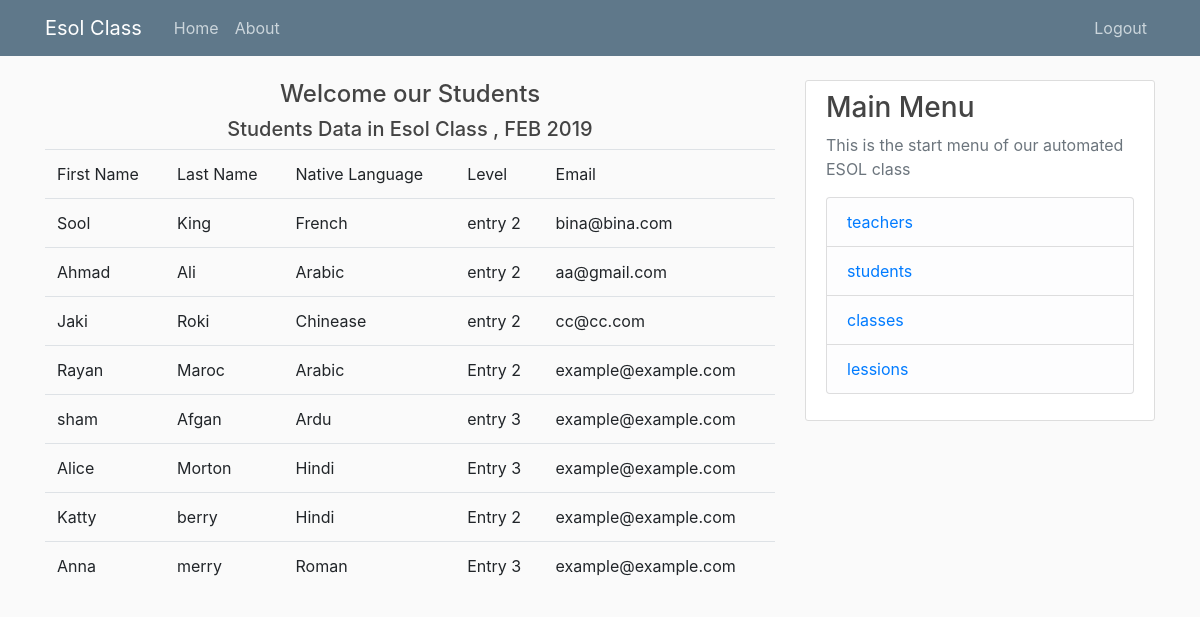
Screenshot of /learners/ (signed in) with the database file from the repository.
### students/models.py (models this page shows, shortened)
class students(models.Model):
    first_name = models.CharField(max_length=250)
    last_name = models.CharField(max_length=250)
    first_language=models.CharField(max_length=250)
    email= models.EmailField(max_length=70)
    class_type = models.CharField(max_length=250)

### students/views.py (the view)
# urls.py: path('learners/', views.Learners, name='learners-page'),
@login_required
def Learners(request):
   context ={
      'learners': students.objects.all()
    }
   return render (request,'students/learners.html',context)

### students/templates/students/learners.html
{% extends 'teacher/base.html' %}
{% block content %}
<div>
    <h4 align="center" > Welcome our Students </h4>
    <h5 align="center"> Students Data in Esol Class , FEB 2019</h5>
</div>
<div>
    <table class="table" width="700x" >
        <tr>
            <td> First Name </td>
            <td> Last Name </td>
            <td> Native Language </td>
            <td>  Level </td>
            <td> Email </td>
        </tr>
        {% for learner in learners %}
            <tr>
                <td> {{ learner.first_name }} </td>
                <td> {{ learner.last_name }} </td>
                <td> {{ learner.first_language }} </td>
                <td> {{ learner.class_type }} </td>
                <td> {{ learner.email }} </td>
            </tr>
        {% endfor %}
    </table>
</div>
{% endblock %}

### teacher/templates/teacher/base.html (shortened to what this page needs)
{% load static %}
<!doctype html>
<html>
  <head>
    <link rel="stylesheet" href="https://stackpath.bootstrapcdn.com/bootstrap/4.2.1/css/bootstrap.min.css">
     <link rel="stylesheet" type="text/css" href="{% static 'teacher/main.css' %} ">
  </head>
  <body>
    <header class="site-header">
    <nav class="navbar navbar-expand-md navbar-dark bg-steel fixed-top">
        <div class="container">
        <a class="navbar-brand mr-4" href="#">Esol Class</a>
        <div class="collapse navbar-collapse" id="navbarToggle">
            <div class="navbar-nav mr-auto">
            <a class="nav-item nav-link" href="{% url 'home-page' %}">Home</a>
            <a class="nav-item nav-link" href="{% url 'about-page' %}">About</a>
            </div>
            <div class="navbar-nav">
            {% if user.is_authenticated %}
                <a class="nav-item nav-link" href="{% url 'logout' %}">Logout</a>
            {% else %}
                <a class="nav-item nav-link" href="{% url 'login' %}">Login</a>
            {% endif %}
            </div>
        </div>
        </div>
    </nav>
    </header>
    <main role="main" class="container">
        <div class="row">
            <div class="col-md-8">
                {% block content %}{% endblock %}
            </div>
            <div class="col-md-4">
                <div class="content-section">
                    <h3>Main Menu</h3>
                    <p class='text-muted'> This is the start menu of our automated ESOL class
                    <ul class="list-group">
                        <li class="list-group-item list-group-item-light"><a href="{% url 'teachers-page' %}"> teachers </a></li>
                        <li class="list-group-item list-group-item-light"><a href="{% url 'learners-page' %}"> students </a></li>
                        <li class="list-group-item list-group-item-light"><a href="{% url 'classes-scedule' %}"> classes </a></li>
                        <li class="list-group-item list-group-item-light"><a href="{% url 'lessions-page' %}"> lessions </a></li>
                    </ul>
                    </p>
                </div>
            </div>
        </div>
    </main>
  </body>
</html>

### teacher/static/teacher/main.css (style rules this page uses)
body { background: #fafafa; color: #333333; margin-top: 5rem; }
h1, h2, h3, h4, h5, h6 { color: #444444; }
ul { margin: 0; }
.bg-steel { background-color: #5f788a; }
.site-header .navbar-nav .nav-link { color: #cbd5db; }
.content-section { background: #ffffff; padding: 10px 20px; border: 1px solid #dddddd; border-radius: 3px; margin-bottom: 20px; float: left; }

### rows the page displays
students: first_name "Sool", last_name "King", first_language "French", class_type "entry 2", email "bina@bina.com"
students: first_name "Ahmad", last_name "Ali", first_language "Arabic", class_type "entry 2", email "aa@gmail.com"
students: first_name "Jaki", last_name "Roki", first_language "Chinease", class_type "entry 2", email "cc@cc.com"
students: first_name "Rayan", last_name "Maroc", first_language "Arabic", class_type "Entry 2", email "example@example.com"
students: first_name "sham", last_name "Afgan", first_language "Ardu", class_type "entry 3", email "example@example.com"
students: first_name "Alice", last_name "Morton", first_language "Hindi", class_type "Entry 3", email "example@example.com"
students: first_name "Katty", last_name "berry", first_language "Hindi", class_type "Entry 2", email "example@example.com"
students: first_name "Anna", last_name "merry", first_language "Roman", class_type "Entry 3", email "example@example.com"
